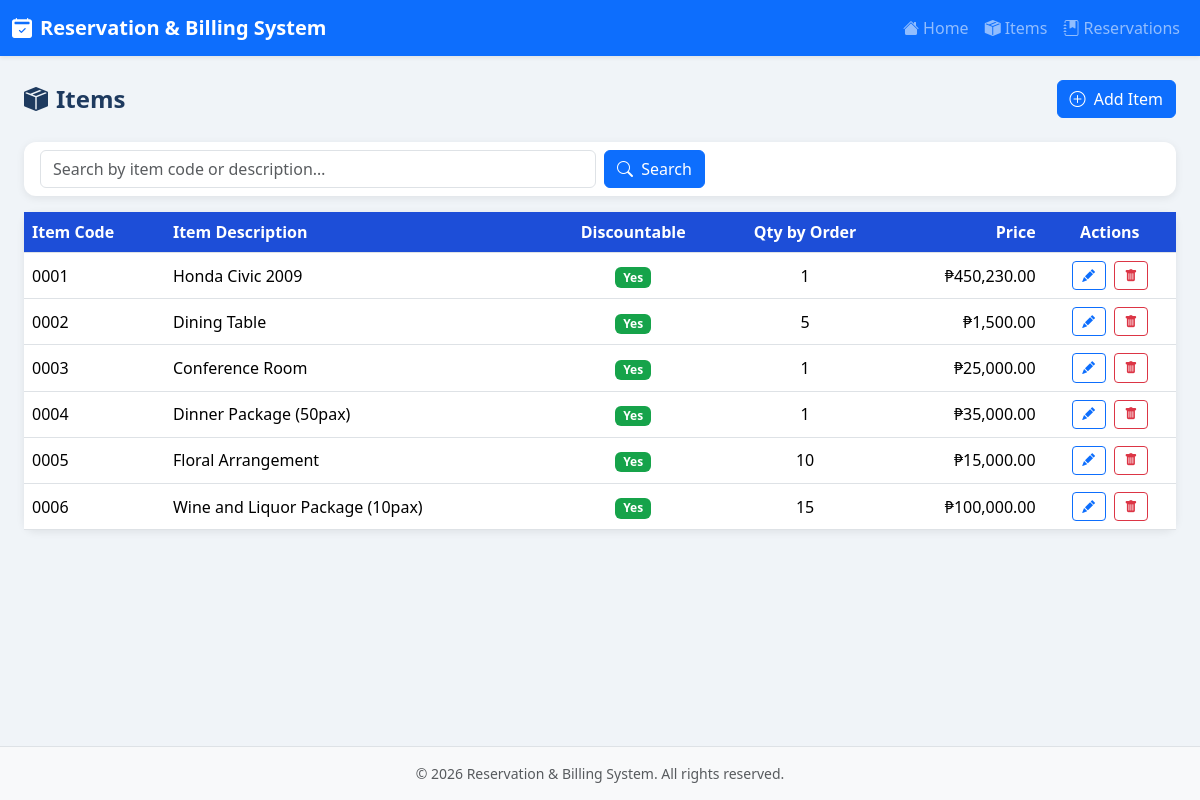
The page /items/index.php on the database its author committed.
### tables this page shows
CREATE TABLE IF NOT EXISTS items (
    item_code        INT UNSIGNED AUTO_INCREMENT PRIMARY KEY,
    item_description VARCHAR(255)     NOT NULL,
    discounted       TINYINT(1)       NOT NULL DEFAULT 1,
    quantity_by_order INT UNSIGNED    NOT NULL DEFAULT 1,
    price            DECIMAL(15, 2)   NOT NULL DEFAULT 0.00,
    created_at       TIMESTAMP        DEFAULT CURRENT_TIMESTAMP
);

### items/index.php (the view, shortened to what this page needs)
<?php
$rootPath  = '../';
include __DIR__ . '/../header.php';
$db = getDB();
$search = trim($_GET['search'] ?? '');
$params = [];
$sql    = 'SELECT * FROM items';
$sql .= ' ORDER BY item_code ASC';
$stmt = $db->prepare($sql);
$stmt->execute($params);
$items = $stmt->fetchAll();
?>
<div class="page-header">
    <h2><i class="bi bi-box-seam-fill me-2"></i>Items</h2>
    <a href="add.php" class="btn btn-primary">
        <i class="bi bi-plus-circle me-1"></i> Add Item
    </a>
</div>
<div class="card mb-3">
    <div class="card-body py-2">
        <form method="get" class="row g-2 align-items-center">
            <div class="col-sm-8 col-md-6">
                <input type="text" name="search" class="form-control"
                       placeholder="Search by item code or description…"
                       value="<?= htmlspecialchars($search) ?>">
            </div>
            <div class="col-auto">
                <button type="submit" class="btn btn-primary">
                    <i class="bi bi-search me-1"></i> Search
                </button>
            </div>
        </form>
    </div>
</div>
<div class="card">
    <div class="card-body p-0">
        <div class="table-responsive">
            <table class="table table-hover mb-0">
                <thead>
                    <tr>
                        <th>Item Code</th>
                        <th>Item Description</th>
                        <th class="text-center">Discountable</th>
                        <th class="text-center">Qty by Order</th>
                        <th class="text-end">Price</th>
                        <th class="text-center">Actions</th>
                    </tr>
                </thead>
                <tbody>
                    <?php if (empty($items)): ?>
                    <tr>
                        <td colspan="6" class="text-center text-muted py-4">
                            <?= $search !== '' ? 'No items match your search.' : 'No items found. <a href="add.php">Add the first item</a>.' ?>
                        </td>
                    </tr>
                    <?php else: ?>
                    <?php foreach ($items as $item): ?>
                    <tr>
                        <td><?= str_pad($item['item_code'], 4, '0', STR_PAD_LEFT) ?></td>
                        <td><?= htmlspecialchars($item['item_description']) ?></td>
                        <td class="text-center">
                            <?php if ($item['discounted']): ?>
                                <span class="badge badge-discounted">Yes</span>
                            <?php else: ?>
                                <span class="badge badge-nodiscount">No</span>
                            <?php endif; ?>
                        </td>
                        <td class="text-center"><?= number_format($item['quantity_by_order']) ?></td>
                        <td class="text-end">&#8369;<?= number_format($item['price'], 2) ?></td>
                        <td class="text-center">
                            <a href="edit.php?id=<?= $item['item_code'] ?>"
                               class="btn btn-sm btn-outline-primary btn-action" title="Edit">
                                <i class="bi bi-pencil-fill"></i>
                            </a>
                            <a href="delete.php?id=<?= $item['item_code'] ?>"
                               class="btn btn-sm btn-outline-danger btn-action ms-1"
                               title="Delete"
                               onclick="return confirm('Delete this item? This cannot be undone.');">
                                <i class="bi bi-trash-fill"></i>
                            </a>
                        </td>
                    </tr>
                    <?php endforeach; ?>
                    <?php endif; ?>
                </tbody>
            </table>
        </div>
    </div>
</div>
<?php include __DIR__ . '/../footer.php'; ?>

### header.php (shortened to what this page needs)
<?php
$rootPath  = $rootPath  ?? '';
?>
<!DOCTYPE html>
<html lang="en">
<head>
    <link href="https://cdn.jsdelivr.net/npm/bootstrap@5.3.3/dist/css/bootstrap.min.css"
          rel="stylesheet">
    <link href="https://cdn.jsdelivr.net/npm/bootstrap-icons@1.11.3/font/bootstrap-icons.css"
          rel="stylesheet">
    <link href="<?= $rootPath ?>css/style.css" rel="stylesheet">
</head>
<body>
<nav class="navbar navbar-expand-lg navbar-dark bg-primary shadow-sm">
    <div class="container-fluid">
        <a class="navbar-brand fw-bold" href="<?= $rootPath ?>index.php">
            <i class="bi bi-calendar2-check-fill me-2"></i>Reservation &amp; Billing System
        </a>
        <div class="collapse navbar-collapse" id="mainNav">
            <ul class="navbar-nav ms-auto mb-2 mb-lg-0">
                <li class="nav-item">
                    <a class="nav-link" href="<?= $rootPath ?>index.php">
                        <i class="bi bi-house-fill me-1"></i>Home
                    </a>
                </li>
                <li class="nav-item">
                    <a class="nav-link" href="<?= $rootPath ?>items/index.php">
                        <i class="bi bi-box-seam-fill me-1"></i>Items
                    </a>
                </li>
                <li class="nav-item">
                    <a class="nav-link" href="<?= $rootPath ?>reservations/index.php">
                        <i class="bi bi-journal-bookmark-fill me-1"></i>Reservations
                    </a>
                </li>
            </ul>
        </div>
    </div>
</nav>
<div class="container-fluid py-4 px-4">

### footer.php (shortened to what this page needs)
</div>
<footer class="footer mt-auto py-3 bg-light border-top">
    <div class="container-fluid text-center text-muted small">
        &copy; <?= date('Y') ?> Reservation &amp; Billing System. All rights reserved.
    </div>
</footer>
</body>
</html>

### css/style.css (style rules this page uses)
body { background-color: #f0f4f8; min-height: 100vh; display: flex; flex-direction: column; }
.container-fluid.py-4 { flex: 1 0 auto; }
.card { border: none; border-radius: 0.75rem; box-shadow: 0 2px 8px rgba(0, 0, 0, 0.08); }
.table thead th { background-color: #1d4ed8; color: #fff; font-weight: 600; white-space: nowrap; vertical-align: middle; }
.table td, .table th { vertical-align: middle; }
.btn-action { padding: 0.25rem 0.6rem; font-size: 0.8rem; }
.badge-discounted { background-color: #16a34a; }
.footer { flex-shrink: 0; }
.page-header { display: flex; align-items: center; justify-content: space-between; margin-bottom: 1.5rem; flex-wrap: wrap; gap: 0.5rem; }
.page-header h2 { font-size: 1.5rem; font-weight: 700; color: #1e3a5f; margin: 0; }

### rows shown on the page
items: item_code "0001", item_description "Honda Civic 2009", discounted "Yes", quantity_by_order "1", price "450,230.00"
items: item_code "0002", item_description "Dining Table", discounted "Yes", quantity_by_order "5", price "1,500.00"
items: item_code "0003", item_description "Conference Room", discounted "Yes", quantity_by_order "1", price "25,000.00"
items: item_code "0004", item_description "Dinner Package (50pax)", discounted "Yes", quantity_by_order "1", price "35,000.00"
items: item_code "0005", item_description "Floral Arrangement", discounted "Yes", quantity_by_order "10", price "15,000.00"
items: item_code "0006", item_description "Wine and Liquor Package (10pax)", discounted "Yes", quantity_by_order "15", price "100,000.00"
